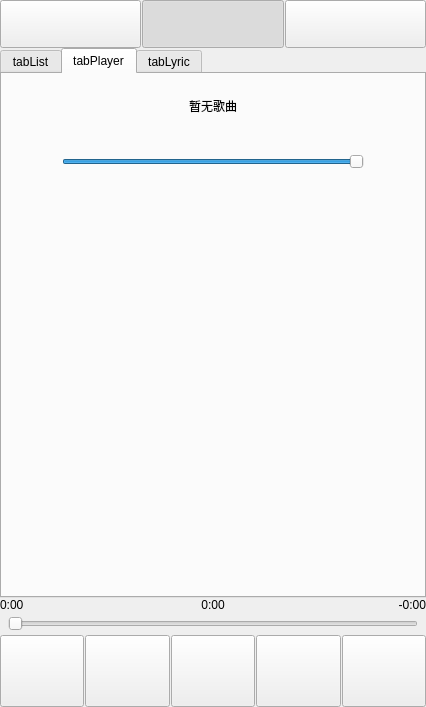
<?xml version="1.0" encoding="UTF-8"?>
<ui version="4.0">
 <class>OnePlayerClass</class>
 <widget class="QMainWindow" name="OnePlayerClass">
  <property name="geometry">
   <rect>
    <x>0</x>
    <y>0</y>
    <width>422</width>
    <height>685</height>
   </rect>
  </property>
  <property name="sizePolicy">
   <sizepolicy hsizetype="Preferred" vsizetype="Preferred">
    <horstretch>1</horstretch>
    <verstretch>1</verstretch>
   </sizepolicy>
  </property>
  <property name="windowTitle">
   <string>OnePlayer</string>
  </property>
  <widget class="QWidget" name="centralWidget">
   <property name="layoutDirection">
    <enum>Qt::LeftToRight</enum>
   </property>
   <layout class="QVBoxLayout" name="verticalLayout">
    <property name="spacing">
     <number>0</number>
    </property>
    <property name="leftMargin">
     <number>0</number>
    </property>
    <property name="topMargin">
     <number>0</number>
    </property>
    <property name="rightMargin">
     <number>0</number>
    </property>
    <property name="bottomMargin">
     <number>0</number>
    </property>
    <item>
     <widget class="QWidget" name="displayWidget" native="true">
      <layout class="QGridLayout" name="gridLayout_3">
       <property name="leftMargin">
        <number>0</number>
       </property>
       <property name="topMargin">
        <number>0</number>
       </property>
       <property name="rightMargin">
        <number>0</number>
       </property>
       <property name="bottomMargin">
        <number>0</number>
       </property>
       <property name="spacing">
        <number>0</number>
       </property>
       <item row="1" column="0" colspan="4">
        <widget class="QWidget" name="tabButton" native="true">
         <layout class="QHBoxLayout" name="horizontalLayout_2">
          <property name="spacing">
           <number>1</number>
          </property>
          <property name="leftMargin">
           <number>0</number>
          </property>
          <property name="topMargin">
           <number>0</number>
          </property>
          <property name="rightMargin">
           <number>0</number>
          </property>
          <property name="bottomMargin">
           <number>0</number>
          </property>
          <item>
           <widget class="QPushButton" name="btnList">
            <property name="minimumSize">
             <size>
              <width>0</width>
              <height>48</height>
             </size>
            </property>
            <property name="text">
             <string/>
            </property>
            <property name="icon">
             <iconset resource="../OnePlayer.qrc">
              <normaloff>:/icon/lyric</normaloff>:/icon/lyric</iconset>
            </property>
            <property name="iconSize">
             <size>
              <width>20</width>
              <height>20</height>
             </size>
            </property>
            <property name="checkable">
             <bool>true</bool>
            </property>
            <attribute name="buttonGroup">
             <string notr="true">buttonGroupTab</string>
            </attribute>
           </widget>
          </item>
          <item>
           <widget class="QPushButton" name="btnPlayer">
            <property name="minimumSize">
             <size>
              <width>0</width>
              <height>48</height>
             </size>
            </property>
            <property name="text">
             <string/>
            </property>
            <property name="icon">
             <iconset resource="../OnePlayer.qrc">
              <normaloff>:/icon/player</normaloff>:/icon/player</iconset>
            </property>
            <property name="iconSize">
             <size>
              <width>20</width>
              <height>20</height>
             </size>
            </property>
            <property name="checkable">
             <bool>true</bool>
            </property>
            <property name="checked">
             <bool>true</bool>
            </property>
            <attribute name="buttonGroup">
             <string notr="true">buttonGroupTab</string>
            </attribute>
           </widget>
          </item>
          <item>
           <widget class="QPushButton" name="btnLyric">
            <property name="minimumSize">
             <size>
              <width>0</width>
              <height>48</height>
             </size>
            </property>
            <property name="text">
             <string/>
            </property>
            <property name="icon">
             <iconset resource="../OnePlayer.qrc">
              <normaloff>:/icon/list</normaloff>:/icon/list</iconset>
            </property>
            <property name="iconSize">
             <size>
              <width>20</width>
              <height>20</height>
             </size>
            </property>
            <property name="checkable">
             <bool>true</bool>
            </property>
            <attribute name="buttonGroup">
             <string notr="true">buttonGroupTab</string>
            </attribute>
           </widget>
          </item>
         </layout>
        </widget>
       </item>
       <item row="2" column="0" colspan="4">
        <widget class="QTabWidget" name="tabWidget">
         <property name="sizePolicy">
          <sizepolicy hsizetype="Expanding" vsizetype="Expanding">
           <horstretch>1</horstretch>
           <verstretch>1</verstretch>
          </sizepolicy>
         </property>
         <property name="layoutDirection">
          <enum>Qt::LeftToRight</enum>
         </property>
         <property name="autoFillBackground">
          <bool>false</bool>
         </property>
         <property name="currentIndex">
          <number>1</number>
         </property>
         <widget class="QWidget" name="tabList">
          <attribute name="title">
           <string>tabList</string>
          </attribute>
          <layout class="QGridLayout" name="gridLayoutList">
           <property name="leftMargin">
            <number>0</number>
           </property>
           <property name="topMargin">
            <number>0</number>
           </property>
           <property name="rightMargin">
            <number>0</number>
           </property>
           <property name="bottomMargin">
            <number>4</number>
           </property>
           <property name="horizontalSpacing">
            <number>1</number>
           </property>
           <property name="verticalSpacing">
            <number>0</number>
           </property>
           <item row="2" column="2">
            <widget class="QPushButton" name="btnRemove">
             <property name="minimumSize">
              <size>
               <width>0</width>
               <height>48</height>
              </size>
             </property>
             <property name="text">
              <string/>
             </property>
             <property name="icon">
              <iconset resource="../OnePlayer.qrc">
               <normaloff>:/icon/remove</normaloff>:/icon/remove</iconset>
             </property>
             <property name="iconSize">
              <size>
               <width>24</width>
               <height>24</height>
              </size>
             </property>
            </widget>
           </item>
           <item row="2" column="0">
            <widget class="QPushButton" name="btnAdd">
             <property name="minimumSize">
              <size>
               <width>0</width>
               <height>48</height>
              </size>
             </property>
             <property name="text">
              <string/>
             </property>
             <property name="icon">
              <iconset resource="../OnePlayer.qrc">
               <normaloff>:/icon/add</normaloff>:/icon/add</iconset>
             </property>
             <property name="iconSize">
              <size>
               <width>24</width>
               <height>24</height>
              </size>
             </property>
            </widget>
           </item>
           <item row="2" column="1">
            <widget class="QPushButton" name="btnClear">
             <property name="minimumSize">
              <size>
               <width>0</width>
               <height>48</height>
              </size>
             </property>
             <property name="text">
              <string/>
             </property>
             <property name="icon">
              <iconset resource="../OnePlayer.qrc">
               <normaloff>:/icon/clear</normaloff>:/icon/clear</iconset>
             </property>
             <property name="iconSize">
              <size>
               <width>24</width>
               <height>24</height>
              </size>
             </property>
            </widget>
           </item>
           <item row="0" column="0" colspan="3">
            <widget class="QListWidget" name="listMusic"/>
           </item>
          </layout>
         </widget>
         <widget class="QWidget" name="tabPlayer">
          <attribute name="title">
           <string>tabPlayer</string>
          </attribute>
          <layout class="QGridLayout" name="gridLayoutPlayer">
           <property name="leftMargin">
            <number>0</number>
           </property>
           <property name="topMargin">
            <number>0</number>
           </property>
           <property name="rightMargin">
            <number>0</number>
           </property>
           <property name="bottomMargin">
            <number>0</number>
           </property>
           <property name="spacing">
            <number>0</number>
           </property>
           <item row="3" column="0" rowspan="2" colspan="3">
            <widget class="QWidget" name="widget" native="true">
             <layout class="QGridLayout" name="gridLayout_2">
              <item row="1" column="0">
               <widget class="CoverWidget" name="widgetCover" native="true">
                <property name="sizePolicy">
                 <sizepolicy hsizetype="Fixed" vsizetype="Fixed">
                  <horstretch>0</horstretch>
                  <verstretch>0</verstretch>
                 </sizepolicy>
                </property>
                <property name="minimumSize">
                 <size>
                  <width>400</width>
                  <height>400</height>
                 </size>
                </property>
               </widget>
              </item>
             </layout>
            </widget>
           </item>
           <item row="0" column="0" colspan="3">
            <widget class="QLabel" name="labelSong">
             <property name="sizePolicy">
              <sizepolicy hsizetype="Preferred" vsizetype="Fixed">
               <horstretch>0</horstretch>
               <verstretch>0</verstretch>
              </sizepolicy>
             </property>
             <property name="minimumSize">
              <size>
               <width>0</width>
               <height>64</height>
              </size>
             </property>
             <property name="sizeIncrement">
              <size>
               <width>1</width>
               <height>1</height>
              </size>
             </property>
             <property name="baseSize">
              <size>
               <width>300</width>
               <height>300</height>
              </size>
             </property>
             <property name="text">
              <string>暂无歌曲</string>
             </property>
             <property name="alignment">
              <set>Qt::AlignCenter</set>
             </property>
            </widget>
           </item>
           <item row="1" column="0" colspan="3">
            <widget class="QLabel" name="labelAlbum">
             <property name="sizePolicy">
              <sizepolicy hsizetype="Preferred" vsizetype="Fixed">
               <horstretch>0</horstretch>
               <verstretch>0</verstretch>
              </sizepolicy>
             </property>
             <property name="text">
              <string/>
             </property>
             <property name="alignment">
              <set>Qt::AlignCenter</set>
             </property>
            </widget>
           </item>
           <item row="2" column="1">
            <widget class="QSlider" name="sliderVolume">
             <property name="sizePolicy">
              <sizepolicy hsizetype="Expanding" vsizetype="Fixed">
               <horstretch>1</horstretch>
               <verstretch>0</verstretch>
              </sizepolicy>
             </property>
             <property name="maximumSize">
              <size>
               <width>400</width>
               <height>16777215</height>
              </size>
             </property>
             <property name="value">
              <number>99</number>
             </property>
             <property name="tracking">
              <bool>true</bool>
             </property>
             <property name="orientation">
              <enum>Qt::Horizontal</enum>
             </property>
            </widget>
           </item>
           <item row="2" column="0">
            <spacer name="horizontalSpacer">
             <property name="orientation">
              <enum>Qt::Horizontal</enum>
             </property>
             <property name="sizeHint" stdset="0">
              <size>
               <width>60</width>
               <height>20</height>
              </size>
             </property>
            </spacer>
           </item>
           <item row="2" column="2">
            <spacer name="horizontalSpacer_2">
             <property name="orientation">
              <enum>Qt::Horizontal</enum>
             </property>
             <property name="sizeType">
              <enum>QSizePolicy::Expanding</enum>
             </property>
             <property name="sizeHint" stdset="0">
              <size>
               <width>60</width>
               <height>20</height>
              </size>
             </property>
            </spacer>
           </item>
          </layout>
         </widget>
         <widget class="QWidget" name="tabLyric">
          <attribute name="title">
           <string>tabLyric</string>
          </attribute>
          <layout class="QGridLayout" name="gridLayoutLyric">
           <property name="leftMargin">
            <number>8</number>
           </property>
           <property name="topMargin">
            <number>8</number>
           </property>
           <property name="rightMargin">
            <number>8</number>
           </property>
           <property name="bottomMargin">
            <number>8</number>
           </property>
           <property name="horizontalSpacing">
            <number>0</number>
           </property>
           <property name="verticalSpacing">
            <number>8</number>
           </property>
           <item row="1" column="0">
            <widget class="LyricWidget" name="widgetLyric" native="true"/>
           </item>
           <item row="0" column="0">
            <widget class="QLabel" name="labelTitle">
             <property name="sizePolicy">
              <sizepolicy hsizetype="Preferred" vsizetype="Fixed">
               <horstretch>0</horstretch>
               <verstretch>0</verstretch>
              </sizepolicy>
             </property>
             <property name="text">
              <string>暂无歌曲</string>
             </property>
             <property name="alignment">
              <set>Qt::AlignCenter</set>
             </property>
            </widget>
           </item>
          </layout>
         </widget>
        </widget>
       </item>
      </layout>
     </widget>
    </item>
    <item>
     <widget class="QWidget" name="panelWidget" native="true">
      <layout class="QGridLayout" name="gridLayout">
       <property name="leftMargin">
        <number>0</number>
       </property>
       <property name="topMargin">
        <number>0</number>
       </property>
       <property name="rightMargin">
        <number>0</number>
       </property>
       <property name="bottomMargin">
        <number>0</number>
       </property>
       <property name="horizontalSpacing">
        <number>1</number>
       </property>
       <property name="verticalSpacing">
        <number>4</number>
       </property>
       <item row="4" column="4">
        <widget class="QPushButton" name="btnRand">
         <property name="minimumSize">
          <size>
           <width>0</width>
           <height>72</height>
          </size>
         </property>
         <property name="text">
          <string/>
         </property>
         <property name="icon">
          <iconset resource="../OnePlayer.qrc">
           <normaloff>:/icon/random</normaloff>:/icon/random</iconset>
         </property>
         <property name="iconSize">
          <size>
           <width>24</width>
           <height>24</height>
          </size>
         </property>
         <property name="checkable">
          <bool>false</bool>
         </property>
        </widget>
       </item>
       <item row="4" column="1">
        <widget class="QPushButton" name="btnPrev">
         <property name="minimumSize">
          <size>
           <width>0</width>
           <height>72</height>
          </size>
         </property>
         <property name="text">
          <string/>
         </property>
         <property name="icon">
          <iconset resource="../OnePlayer.qrc">
           <normaloff>:/icon/prev</normaloff>:/icon/prev</iconset>
         </property>
         <property name="iconSize">
          <size>
           <width>24</width>
           <height>24</height>
          </size>
         </property>
        </widget>
       </item>
       <item row="2" column="0">
        <widget class="QLabel" name="labelTimePassed">
         <property name="text">
          <string>0:00</string>
         </property>
        </widget>
       </item>
       <item row="4" column="3">
        <widget class="QPushButton" name="btnNext">
         <property name="minimumSize">
          <size>
           <width>0</width>
           <height>72</height>
          </size>
         </property>
         <property name="text">
          <string/>
         </property>
         <property name="icon">
          <iconset resource="../OnePlayer.qrc">
           <normaloff>:/icon/next</normaloff>:/icon/next</iconset>
         </property>
         <property name="iconSize">
          <size>
           <width>24</width>
           <height>24</height>
          </size>
         </property>
        </widget>
       </item>
       <item row="4" column="0">
        <widget class="QPushButton" name="btnStop">
         <property name="minimumSize">
          <size>
           <width>0</width>
           <height>72</height>
          </size>
         </property>
         <property name="text">
          <string/>
         </property>
         <property name="icon">
          <iconset resource="../OnePlayer.qrc">
           <normaloff>:/icon/stop</normaloff>:/icon/stop</iconset>
         </property>
         <property name="iconSize">
          <size>
           <width>24</width>
           <height>24</height>
          </size>
         </property>
        </widget>
       </item>
       <item row="4" column="2">
        <widget class="QPushButton" name="btnPlay">
         <property name="minimumSize">
          <size>
           <width>0</width>
           <height>72</height>
          </size>
         </property>
         <property name="text">
          <string/>
         </property>
         <property name="icon">
          <iconset resource="../OnePlayer.qrc">
           <normaloff>:/icon/play</normaloff>
           <normalon>:/icon/pause</normalon>:/icon/play</iconset>
         </property>
         <property name="iconSize">
          <size>
           <width>24</width>
           <height>24</height>
          </size>
         </property>
         <property name="checkable">
          <bool>false</bool>
         </property>
        </widget>
       </item>
       <item row="3" column="0" colspan="5">
        <layout class="QHBoxLayout" name="hLayout2">
         <property name="spacing">
          <number>0</number>
         </property>
         <property name="leftMargin">
          <number>8</number>
         </property>
         <property name="rightMargin">
          <number>8</number>
         </property>
         <item>
          <widget class="QSlider" name="sliderProgress">
           <property name="pageStep">
            <number>1</number>
           </property>
           <property name="tracking">
            <bool>false</bool>
           </property>
           <property name="orientation">
            <enum>Qt::Horizontal</enum>
           </property>
          </widget>
         </item>
        </layout>
       </item>
       <item row="2" column="4">
        <widget class="QLabel" name="labelTimeLeft">
         <property name="text">
          <string>-0:00</string>
         </property>
         <property name="alignment">
          <set>Qt::AlignRight|Qt::AlignTrailing|Qt::AlignVCenter</set>
         </property>
        </widget>
       </item>
       <item row="2" column="1" colspan="3">
        <widget class="QLabel" name="labelTimeTotal">
         <property name="sizePolicy">
          <sizepolicy hsizetype="Preferred" vsizetype="Fixed">
           <horstretch>0</horstretch>
           <verstretch>0</verstretch>
          </sizepolicy>
         </property>
         <property name="text">
          <string>0:00</string>
         </property>
         <property name="alignment">
          <set>Qt::AlignCenter</set>
         </property>
        </widget>
       </item>
      </layout>
     </widget>
    </item>
   </layout>
  </widget>
 </widget>
 <layoutdefault spacing="6" margin="11"/>
 <customwidgets>
  <customwidget>
   <class>CoverWidget</class>
   <extends>QWidget</extends>
   <header>CoverWidget.h</header>
   <container>1</container>
  </customwidget>
  <customwidget>
   <class>LyricWidget</class>
   <extends>QWidget</extends>
   <header>LyricWidget.h</header>
   <container>1</container>
  </customwidget>
 </customwidgets>
 <resources>
  <include location="../OnePlayer.qrc"/>
 </resources>
 <connections/>
 <buttongroups>
  <buttongroup name="buttonGroupTab"/>
 </buttongroups>
</ui>
